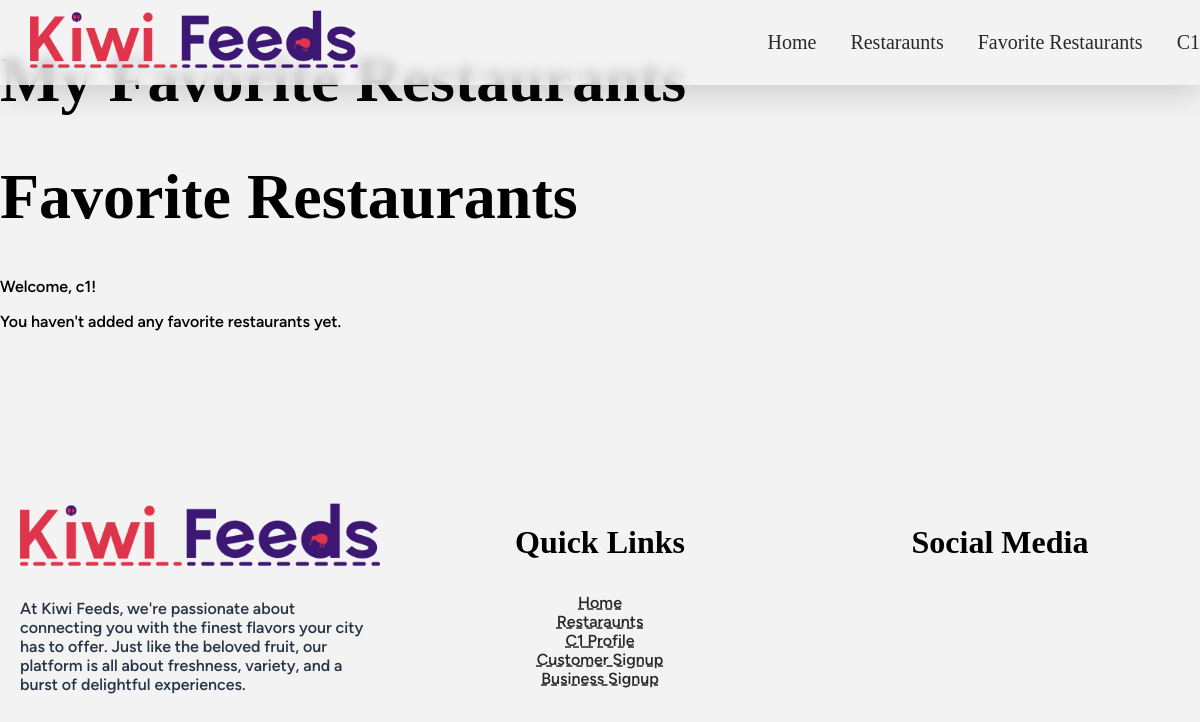
Before: /favorites-restaurants/ (signed in) with the older database file.
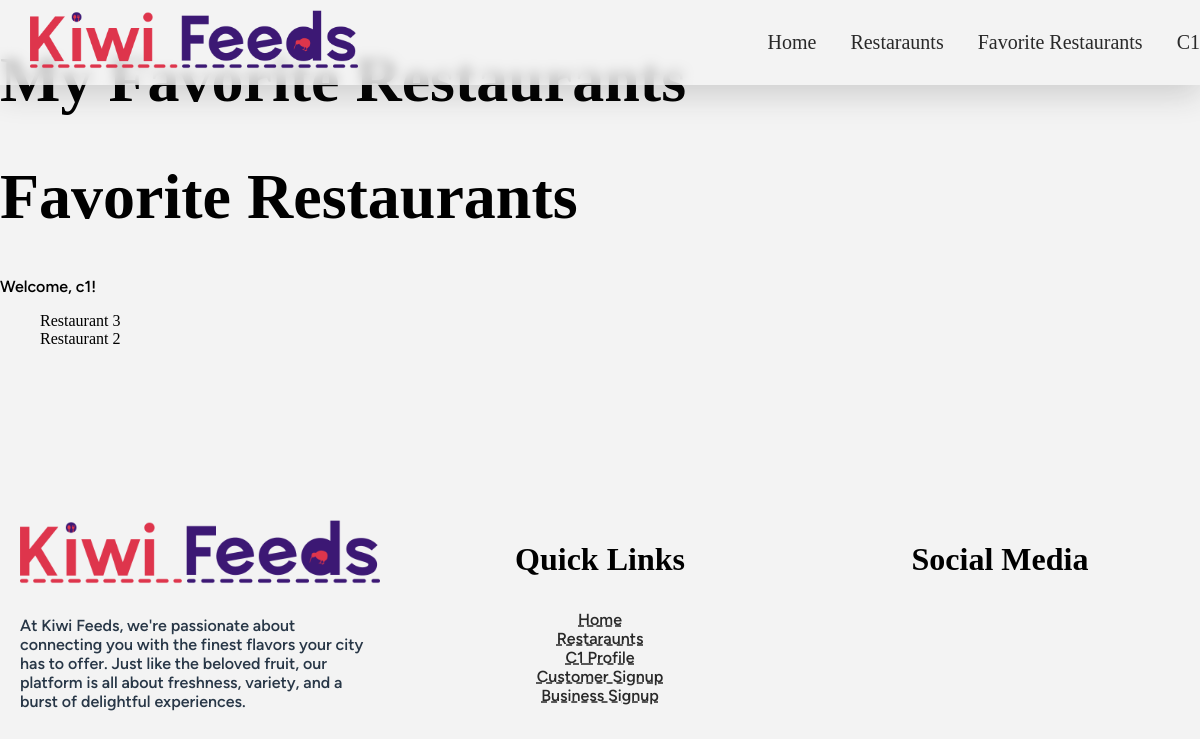
After: the same page with the newer database file.
### app_favorites/models.py (models this page shows)
class Favorites(models.Model):
    user = models.ForeignKey(UserProfile, on_delete=models.PROTECT, related_name='fav_user')
    restaurant = models.ForeignKey(Restaurant, on_delete=models.PROTECT, related_name='fav_restaurant')

### app_restaurants/models.py (models this page shows, shortened)
class Restaurant(models.Model):
    restaurant_name = models.CharField(max_length=255)
    restaurant_description = models.CharField(max_length=255)
    restaurant_location = models.CharField(max_length=255)
    restaurant_owner = models.ForeignKey('app_user.UserProfile',on_delete=models.PROTECT, related_name='restaurant_owner_user',null=True,blank=True)

### app_favorites/views.py (the view)
# urls.py: path('', views.display_favorites, name='my_favorites'),
@login_required
def display_favorites(request):
    user_profile = request.user.userprofile
    fav_restaurants = Favorites.objects.filter(user=user_profile)
    context={
        "user_profile":user_profile,
        'fav_restaurants':fav_restaurants,
    }
    return render(request, 'app_favorites/favorites.html', context)

### app_user/templatetags/custom_tags.py (called while the page is built)
@register.filter(name='user_belongs_to_group')
def user_belongs_to_group(user, group_name):
    return user.groups.filter(name=group_name).exists()

### templates/app_favorites/favorites.html
{% extends "base/base.html" %}
{% block content %}
<h1>My Favorite Restaurants</h1>
<h1>Favorite Restaurants</h1>
{% if user_profile %}
    <p>Welcome, {{ user_profile.this_user.username }}!</p>
{% endif %}
{% if fav_restaurants %}
    <ul>
        {% for favorite in fav_restaurants %}
            <li>{{ favorite.restaurant.restaurant_name }}</li>
        {% endfor %}
    </ul>
{% else %}
    <p>You haven't added any favorite restaurants yet.</p>
{% endif %}
{% endblock %}

Changed rows visible on the page:
added Favorites: restaurant.restaurant_name "Restaurant 3"
added Favorites: restaurant.restaurant_name "Restaurant 2"
Other visible differences:
text no longer shown: "You haven't added any favorite restaurants yet."
